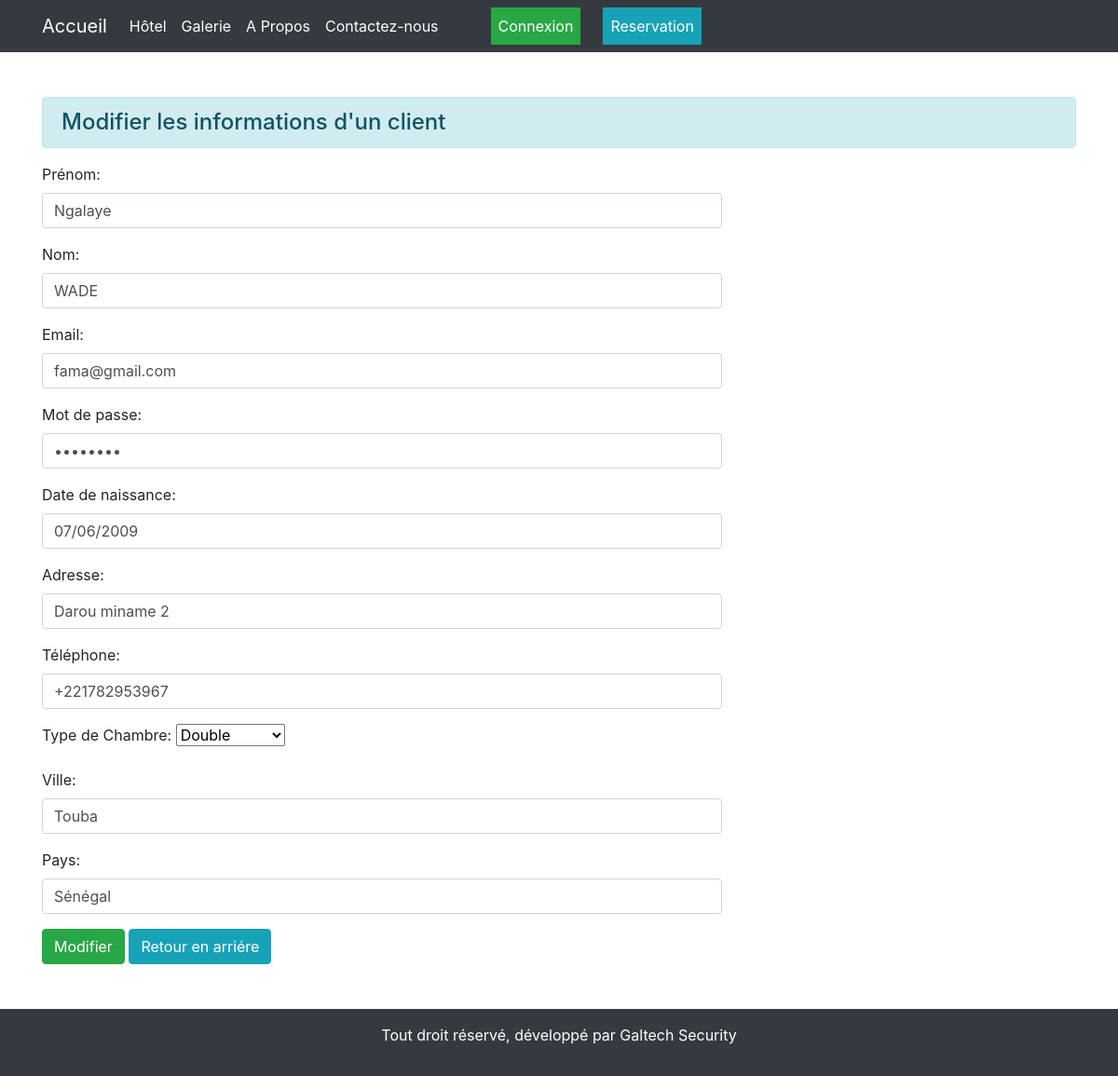
Page /14/ on the committed database.
### agence/models.py (models this page shows)
class reservation(models.Model):
    prenom = models.CharField(max_length=50, verbose_name="Prénom")
    nom = models.CharField(max_length=50, verbose_name="Nom")
    mot_de_passe = models.CharField(max_length=50, verbose_name="Mot de passe")
    date_naissance = models.DateField(verbose_name = "Date de naissance")
    adresse = models.CharField(max_length=150, verbose_name="Adresse")
    email = models.EmailField(max_length=150, verbose_name="Email", null=True, blank=True)
    telephone = models.CharField(max_length=20, verbose_name="Téléphone", null=True, blank=True)
    type_chambre = models.CharField(max_length=10)
    ville = models.CharField(max_length=100,verbose_name="ville", null=True, blank=True)
    pays = models.CharField(max_length=100,verbose_name="pays", null=True, blank=True)

### agence/views.py (the view)
# urls.py: path('<int:id>/',modifier_donner, name="modifierdonner"),
def modifier_donner(request, id):
    if request.method == 'POST':
            client = reservation.objects.get(pk=id)
            fm = reservationRegistration(request.POST, instance=client)
            if fm.is_valid():
                fm.save()
    else:
        client = reservation.objects.get(pk=id)
        fm = reservationRegistration(instance=client)
    return render(request, 'agence/modifier.html',{'form':fm})

### agence/templates/agence/modifier.html (shortened to what this page needs)
{% extends "agence/base.html" %}
{% block content %}
<div class="container mt-5 mb-5">
    <div> <h4 class="alert alert-info">Modifier les informations d'un client</h4></div>
<div class="row">
    <div class="col-sm-8" offset-2>
         <form action="" method="post">
           {{form.as_p}}
           <input type="submit" class="btn btn-success" value="Modifier">
           <a href="{% url 'reserver' %}" class="btn btn-info">Retour en arriére</a>
         </form>
    </div>
</div>
</div>
{% endblock content %}

### rows in the picture
reservation: prenom "Ngalaye", nom "WADE", email "fama@gmail.com", date_naissance "07/06/2009", adresse "Darou miname 2", telephone "+221782953967", type_chambre "Double", ville "Touba", pays "Sénégal"
